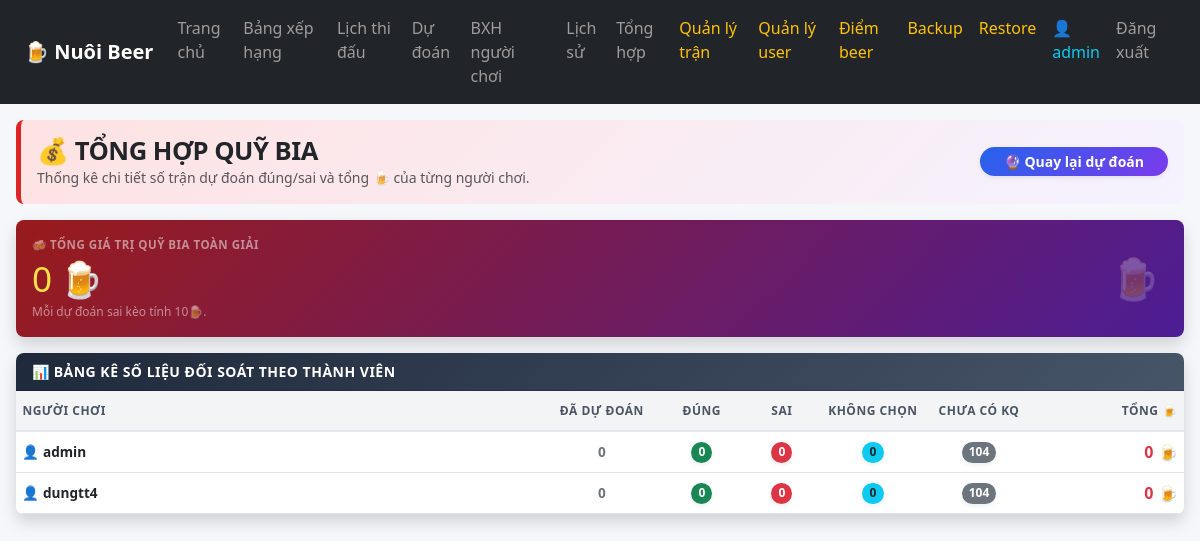
/tong-hop (signed in), run on the app's committed database.
### tables this page shows
CREATE TABLE users (
            id INTEGER PRIMARY KEY AUTOINCREMENT,
            username TEXT UNIQUE NOT NULL,
            password TEXT NOT NULL,
            role TEXT DEFAULT 'user',
            is_active INTEGER DEFAULT 1,
            created_at TIMESTAMP DEFAULT CURRENT_TIMESTAMP
        );

### app.py (the view)
@app.route("/tong-hop")
def summary():
    if not login_required():
        return redirect("/login")
    summary_list = get_summary_data()
    summary_list.sort(key=lambda item: item["total_beer"], reverse=True)
    total_beer = sum(item["total_beer"] for item in summary_list)
    return render_template(
        "tong_hop.html",
        summary_list=summary_list,
        total_beer=total_beer
    )

### app.py (called while the page is built, shortened)
def get_db():
    conn = sqlite3.connect(DB_NAME)
    conn.row_factory = sqlite3.Row
    return conn

def login_required():
    return "user_id" in session

def rows_to_dicts(rows):
    return [dict(row) for row in rows]

def get_matches():
    conn = get_db()
    rows = conn.execute("""
        SELECT
            match_no,
            match_date AS date,
            time_vn,
            stage,
            group_name AS "group",
            home,
            away,
            stadium,
            city,
            score_home,
            score_away,
            handicap_team,
            handicap_value,
            note
        FROM matches
        ORDER BY match_no ASC
    """).fetchall()
    conn.close()
    return rows_to_dicts(rows)

def get_handicap_result(match):
    score_home = match.get("score_home")
    score_away = match.get("score_away")
    if score_home is None or score_away is None:
        return None

@app.context_processor
def utility_processor():
    return {
        "get_handicap_text": get_handicap_text
    }

### templates/tong_hop.html (shortened to what this page needs)
{% extends "base.html" %}
{% block content %}
<div class="container-fluid py-3 px-3" style="max-width: 1400px; margin: 0 auto;">
  <div class="d-flex flex-column flex-sm-row justify-content-between align-items-sm-center gap-2 mb-3 p-3 rounded-3" style="background: linear-gradient(135deg, #fee2e2 0%, #f5f3ff 100%); border-left: 5px solid #dc2626;">
    <div>
      <h2 class="fw-bold mb-0 text-dark" style="font-size: 1.6rem; letter-spacing: -0.5px;">💰 TỔNG HỢP QUỸ BIA</h2>
      <p class="text-muted mb-0 small fw-medium">
        Thống kê chi tiết số trận dự đoán đúng/sai  và tổng 🍺 của từng người chơi.
      </p>
    </div>
    <a href="/du-doan" class="btn btn-sm btn-gradient-primary rounded-pill px-4 align-self-start align-self-sm-center fw-bold text-white shadow-sm">
      🔮 Quay lại dự đoán
    </a>
  </div>
  <div class="card border-0 shadow rounded-3 mb-3 text-white overflow-hidden" style="background: linear-gradient(135deg, #991b1b 0%, #4c1d95 100%);">
    <div class="card-body p-3 d-flex flex-column flex-sm-row justify-content-between align-items-sm-center gap-2">
      <div>
        <div class="text-white-50 fw-bold uppercase tracking-wider small" style="font-size: 0.72rem; letter-spacing: 0.5px;">🍻 TỔNG GIÁ TRỊ QUỸ BIA TOÀN GIẢI</div>
        <div class="display-6 fw-extrabold my-1" style="font-size: 2.2rem; letter-spacing: -1px; color: #fde047;">
          {{ "{:,.0f}".format(total_beer) }} 🍺
        </div>
        <div class="small text-white-50 fw-medium" style="font-size: 0.75rem;">
          Mỗi dự đoán sai kèo tính 10🍺.
        </div>
      </div>
      <div class="fs-1 opacity-25 d-none d-sm-block pe-2">🍺</div>
    </div>
  </div>
  <div class="card border-0 shadow rounded-3 overflow-hidden">
    <div class="card-header bg-gradient-summary py-2 px-3">
      <div class="fw-bold text-white small" style="letter-spacing: 0.5px;">📊 BẢNG KÊ SỐ LIỆU ĐỐI SOÁT THEO THÀNH VIÊN</div>
    </div>
    <div class="table-responsive">
      <table class="table table-hover align-middle mb-0 summary-table">
        <thead>
          <tr>
            <th>Người chơi</th>
            <th class="text-center" style="width: 120px;">Đã dự đoán</th>
            <th class="text-center" style="width: 80px;">Đúng</th>
            <th class="text-center" style="width: 80px;">Sai</th>
            <th class="text-center" style="width: 80px;">Không chọn</th>
            <th class="text-center" style="width: 110px;">Chưa có KQ</th>
            <th class="text-end" style="width: 150px;">Tổng 🍺</th>
          </tr>
        </thead>
        <tbody>
          {% for item in summary_list %}
          <tr>
            <td class="fw-bold text-dark">
              👤 {{ item.username }}
            </td>
            <td class="text-center fw-semibold text-secondary">
              {{ item.total_predictions }}
            </td>
            <td class="text-center">
              <span class="badge bg-success fw-bold shadow-sm" style="font-size: 0.75rem; padding: 0.35em 0.6em;">{{ item.correct }}</span>
            </td>
            <td class="text-center">
              <span class="badge bg-danger fw-bold shadow-sm" style="font-size: 0.75rem; padding: 0.35em 0.6em;">{{ item.wrong }}</span>
            </td>
            <td class="text-center">
              <span class="badge bg-info text-dark fw-bold shadow-sm" style="font-size: 0.75rem; padding: 0.35em 0.6em;">{{ item.missed }}</span>
            </td>
            <td class="text-center">
              <span class="badge bg-secondary fw-bold shadow-sm" style="font-size: 0.75rem; padding: 0.35em 0.6em;">{{ item.pending }}</span>
            </td>
            <td class="text-end text-danger fw-bold fs-6">
              {{ "{:,.0f}".format(item.total_beer) }} 🍺
            </td>
          </tr>
          {% else %}
          <tr>
            <td colspan="7" class="text-center text-muted py-5 fw-medium">
              Chưa có dữ liệu dự đoán.
            </td>
          </tr>
          {% endfor %}
        </tbody>
      </table>
    </div>
  </div>
</div>
{% endblock %}

### templates/base.html (shortened to what this page needs)
<!doctype html>
<html lang="vi">
<head>
  <link href="https://cdn.jsdelivr.net/npm/bootstrap@5.3.8/dist/css/bootstrap.min.css" rel="stylesheet">
  <link rel="stylesheet" href="{{ url_for('static', filename='css/style.css') }}">
</head>
<body>
  <nav class="navbar navbar-expand-lg navbar-dark bg-dark sticky-top">
    <div class="container-fluid px-4">
      <a class="navbar-brand fw-bold" href="/">
        🍺 Nuôi Beer
      </a>
      <div class="collapse navbar-collapse" id="menu">
        <ul class="navbar-nav ms-auto">
          {% if session.get("user_id") %}
            <li class="nav-item"><a class="nav-link" href="/">Trang chủ</a></li>
            <li class="nav-item"><a class="nav-link" href="/bang-xep-hang">Bảng xếp hạng</a></li>
            <li class="nav-item"><a class="nav-link" href="/lich-thi-dau">Lịch thi đấu</a></li>
            <li class="nav-item"><a class="nav-link" href="/du-doan">Dự đoán</a></li>
            <li class="nav-item"><a class="nav-link" href="/leaderboard">BXH người chơi</a></li>
            <li class="nav-item"><a class="nav-link" href="/lich-su-du-doan">Lịch sử</a></li>
            <li class="nav-item"><a class="nav-link" href="/tong-hop">Tổng hợp</a></li>
            {% if session.get("role") == "admin" %}
              <li class="nav-item"><a class="nav-link text-warning" href="/admin/matches">Quản lý trận</a></li>
              <li class="nav-item"><a class="nav-link text-warning" href="/admin/users">Quản lý user</a></li>
              <li class="nav-item"><a class="nav-link text-warning" href="/admin/stage-points">Điểm beer</a></li>
              <li class="nav-item"><a class="nav-link text-warning" href="/admin/backup">Backup</a></li>
              <li class="nav-item"><a class="nav-link text-warning" href="/admin/restore">Restore</a></li>
            {% endif %}
            <li class="nav-item"><span class="nav-link text-info">👤 {{ session.get("username") }}</span></li>
            <li class="nav-item"><a class="nav-link" href="/logout">Đăng xuất</a></li>
          {% else %}
            <li class="nav-item"><a class="nav-link" href="/login">Đăng nhập</a></li>
            <li class="nav-item"><a class="nav-link" href="/register">Đăng ký</a></li>
          {% endif %}
        </ul>
      </div>
    </div>
  </nav>
  <main>
    {% block content %}{% endblock %}
  </main>
</body>
</html>

### static/css/style.css (style rules this page uses)
body { background: #f5f7fa; }
.table th { white-space: nowrap; }
.table td { white-space: nowrap; }
.card { border-radius: 16px; }
.badge { border-radius: 999px; }

### templates/tong_hop.html (style rules this page uses)
.bg-gradient-summary { background: linear-gradient(135deg, #1e293b 0%, #475569 100%) !important; }
.btn-gradient-primary { background: linear-gradient(135deg, #2563eb 0%, #7c3aed 100%); border: none; transition: transform 0.2s, box-shadow 0.2s; }
.summary-table th { font-size: 0.75rem; font-weight: 700; color: #4b5563; text-transform: uppercase; letter-spacing: 0.5px; padding: 0.65rem 0.4rem !important; background-color: #f3f4f6; border-bottom: 2px solid #e5e7eb; }
.summary-table td { font-size: 0.85rem; padding: 0.5rem 0.4rem !important; white-space: nowrap; }
.summary-table tbody tr:nth-child(even) { background-color: #f8fafc; }

### data on the page
users: username "admin", total_predictions "0", correct "0", wrong "0", missed "0", pending "104", total_beer "0"
users: username "dungtt4", total_predictions "0", correct "0", wrong "0", missed "0", pending "104", total_beer "0"

### other printed values
{{ session.get("username") }} "admin"
{{ "{:,.0f}".format(total_beer) }} "0"
